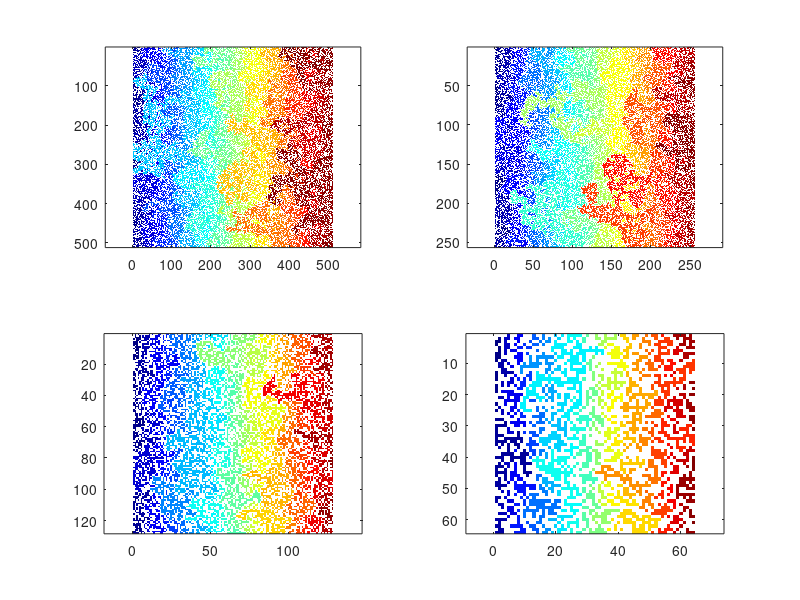

MATLAB code to generate this figure:

function excoarse()
%
% excoarse.m
%
% Example of use of the coarsening procedure
%
z = rand(512,512)<0.58;
%
% Set up array for f

f(1) = 0;
f(2) = 0;
f(3) = 0;
f(4) = 1;
f(5) = 0;
f(6) = 0;
f(7) = 0;
f(8) = 1;
f(9) = 0;
f(10) = 0;
f(11) = 0;
f(12) = 1;
f(13) = 1;
f(14) = 1;
f(15) = 1;
f(16) = 1;
[lz,nz] = bwlabel(z,4);
imgz = label2rgb(lz);
zz = coarse(z,f);
[lzz,nzz] = bwlabel(zz ,4);
imgzz = label2rgb(lzz);
zzz = coarse(zz,f);
[lzzz ,nzzz] = bwlabel(zzz ,4);
imgzzz = label2rgb(lzzz);
zzzz = coarse(zzz,f);
[lzzzz ,nzzzz] = bwlabel(zzzz ,4);
imgzzzz = label2rgb(lzzzz);
subplot(2,2,1), image(imgz);
axis equal
subplot(2,2,2), image(imgzz);
axis equal
subplot(2,2,3), image(imgzzz);
axis equal
subplot(2,2,4), image(imgzzzz);
axis equal

function zz = coarse(z,f)
    % The original array is z
    % The transfer function is f given as a vector with 16 possible places
    % f applied to a two-by-two matrix should return
    % the renormalized values
    %
    % The various values of f correspond to the following
    % configurations of the two-by-two region that is renormalized ,
    % where I have used X to mark a present site , and 0 to mark an
    % empty sites
    %
    % 1 00 5 00 9 00 13 00
    % 00 X0 0X XX
    %
    % 2 X0 6 X0 10 X0 14 X0
    % 00 X0 0X XX
    %
    % 3 0X 7 0X 11 0X 15 0X
    % 00 X0 0X XX
    %
    % 4 XX 8 XX 12 XX 16 XX
    % 00 X0 0X XX
    %
    nx = size(z,1);
    ny = size(z,2);
    if (mod(nx ,2)==1)
        return
    end
    if (mod(ny ,2)==1)
        return
    end
    nx2 = floor(nx/2);
    ny2 = floor(ny/2);
    zz = zeros(nx2,ny2);
    x=zeros(2,2);
    for iy = 1:2:ny
        for ix = 1:2:nx
            x = 1 + z(ix,iy)*1 + z(ix,iy+1)*2 + z(ix+1,iy)*4 + z(ix+1,iy+1)*8;
            xx = f(x);
            zz((ix+1)/2,(iy+1)/2) = xx;
        end
    end
end

end